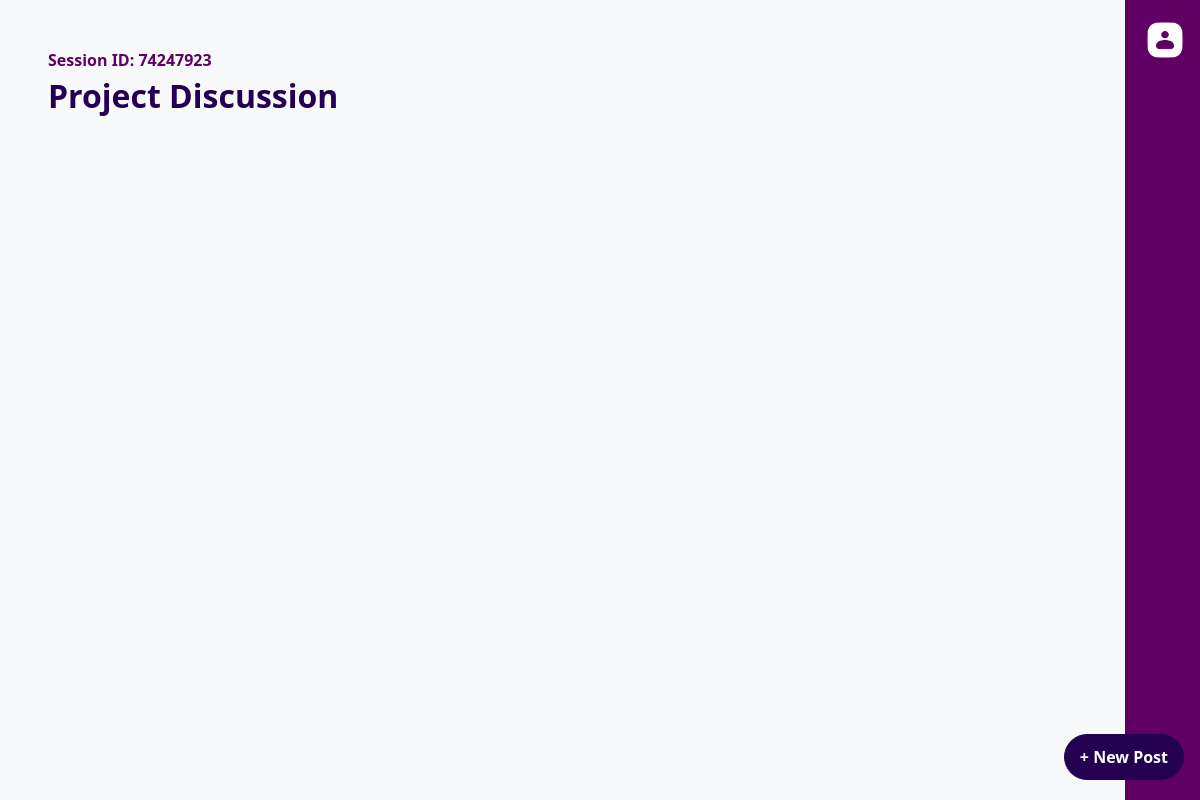
Page /session/74247923/Anonymous on the earlier database version.
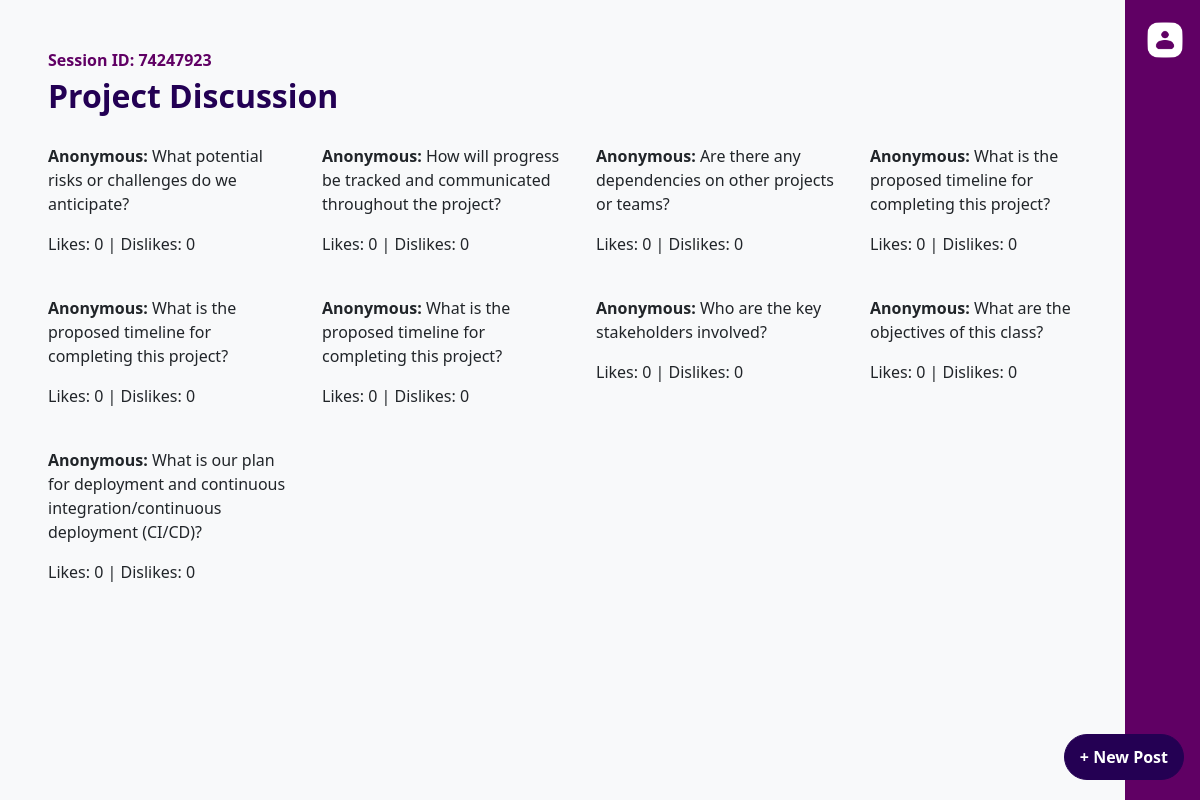
Same page on the later database version.
### website/models.py (models this page shows, shortened)
class Session(db.Model):
    id = db.Column(db.Integer, primary_key=True, autoincrement=True)  # Primary Key
    title = db.Column(db.String(80), nullable=False)
    session_id = db.Column(db.String(50), nullable=False, unique=True)  # Custom Session ID (String)
    user_email = db.Column(db.String(150), nullable=False)  # Email of the user who created the session
    questions = db.relationship('Question', backref='session', lazy=True)
    polls = db.relationship('Poll', backref='session', lazy=True)

class Question(db.Model):
    id = db.Column(db.Integer, primary_key=True, autoincrement=True)
    session_id = db.Column(db.Integer, db.ForeignKey('session.id'), nullable=False)  # ForeignKey to Session primary key
    question_text = db.Column(db.String(500), nullable=False)
    likes = db.Column(db.Integer, default=0)
    dislikes = db.Column(db.Integer, default=0)
    user_email = db.Column(db.String(150), nullable=True)  # Optional user email

### main.py (the view)
@app.route('/session/<int:session_id>/<string:user_email>', methods=['GET'])
def session_details(session_id, user_email):
    session_data = Session.query.filter_by(session_id=session_id).first_or_404()
    uploaded_files = session.get('uploaded_files', {}).get(session_id, [])
    questions = Question.query.filter_by(session_id=session_id).all()
    if session_data:
        title = session_data.title
        question_form = QuestionForm()
        return render_template('session_details.html', title=title, session_id=session_id, user=current_user, user_email=user_email,form=question_form, uploaded_files=uploaded_files, questions=questions)
    else:
        flash('Session not found.', 'danger')
        return redirect(url_for('join'))

### main.py (called while the page is built)
@app.before_request
def before_request():
    db.session.remove()
    db.session.bind = db.engine

@app.after_request
def after_request(response):
    db.session.remove()
    return response

### website/templates/session_details.html (shortened to what this page needs)
<!DOCTYPE html>
<html lang="en">
<head>
  <link href="https://cdn.jsdelivr.net/npm/bootstrap@5.3.3/dist/css/bootstrap.min.css" rel="stylesheet">
  <link rel="stylesheet" href="https://cdnjs.cloudflare.com/ajax/libs/font-awesome/6.0.0-beta3/css/all.min.css">
  <link rel="stylesheet" href="{{ url_for('static', filename='session_details.css') }}">
</head>
<body>
  <div class="sidebar">
    <div class="btn-group dropstart">
      {% if current_user.is_authenticated %}
        <a class="dropdown-toggle" href="#" id="userDropdown" data-bs-toggle="dropdown" aria-expanded="false">
          <img src="{{ url_for('static', filename='images/user.png') }}" alt="User Icon" style="height: 40px;">
        </a>
        <ul class="dropdown-menu dropdown-menu-end" aria-labelledby="userDropdown">
          <li><span class="dropdown-item-text"><strong>Name:</strong> {{ current_user.full_name }}</span></li>
          <li><span class="dropdown-item-text"><strong>Email:</strong> {{ current_user.email }}</span></li>
          <li><hr class="dropdown-divider"></li>
          <div class="HLbuttons">
            <li><a class="logout-button" id="logout" href="/">Home</a></li>
            <li><a class="logout-button" id="logout" href="/logout">Logout</a></li>
          </div>
        </ul>
      {% else %}
        <a class="dropdown-toggle" href="#" id="userDropdown" data-bs-toggle="dropdown" aria-expanded="false">
          <img src="{{ url_for('static', filename='images/user.png') }}" alt="User Icon" style="height: 40px;">
        </a>
      {% endif %}
    </div>
  </div>
  <div class="main-content-wrapper">
    <div class="content-container">
      <div class="session-id" style="color: #600064;"><b>Session ID: {{ session_id }}</b></div>
      <div class="title">{{ title }}</div>
      {% if not current_user.is_authenticated %}
        <div id="postsContainer" class="mt-4">
          {% for question in questions %}
            <div class="question-box">
              <p><strong>{{ question.user_email or 'Anonymous' }}:</strong> {{ question.question_text }}</p>
              <p>Likes: {{ question.likes }} | Dislikes: {{ question.dislikes }}</p>
            </div>
          {% endfor %}
        </div>
        <a href="#" class="btn new-post-btn" data-bs-toggle="modal" data-bs-target="#newPostModal">+ New Post</a>
      {% else %}
        <div id="professorContainer" class="PContainer"></div>
        <a href="#" class="btn profbutton new-post" data-bs-toggle="modal" data-bs-target="#newFeatureModal">+ New Post</a>
      {% endif %}
    </div>
  </div>
</body>
</html>

### website/static/session_details.css (style rules this page uses)
body { font-family: "Segoe UI", Verdana, Helvetica, Arial, sans-serif; background-color: #f8f9fa; }
.content-container { display: flex; flex-direction: column; justify-content: start; max-width: 720px; margin-top: 3rem; margin-left: 3rem; }
.new-post-btn { position: fixed; bottom: 20px; right: 1rem; background-color: #240053; padding: 10px 15px; font-size: 1rem; border-radius: 9999px; border-color: #240053; transition: background-color 0.3s ease, box-shadow 0.3s ease; z-index: 1000; font-weight: bold; color: #fff; }
.title { font-size: 2rem; font-weight: bold; color: #230054; }
.sidebar { position: fixed; top: 0; right: 0; width: 75px; height: 100%; background-color: #600064; display: flex; align-items: center; justify-content: center; z-index: 999; }
.btn-group { position: absolute; top: 20px; right: 15px; z-index: 1000; }
a { color: #600064; text-decoration: underline; }
#postsContainer { display: grid; grid-template-columns: repeat(5, minmax(250px, 1fr)); gap: 1.5rem; scroll-behavior: smooth; }
.main-content-wrapper { position: relative; width: calc(100% - 75px); height: 100vh; overflow-y: auto; padding-right: 20px; display: grid; grid-template-columns: repeat(1, 1fr); gap: 1.5rem; }

Differences in the rows shown:
added Question: user_email "Anonymous", question_text "What potential risks or challenges do we anticipate?", likes "0", dislikes "0"
added Question: user_email "Anonymous", question_text "How will progress be tracked and communicated throughout the project?", likes "0", dislikes "0"
added Question: user_email "Anonymous", question_text "Are there any dependencies on other projects or teams?", likes "0", dislikes "0"
added Question: user_email "Anonymous", question_text "What is the proposed timeline for completing this project?", likes "0", dislikes "0"
added Question: user_email "Anonymous", question_text "What is the proposed timeline for completing this project?", likes "0", dislikes "0"
added Question: user_email "Anonymous", question_text "What is the proposed timeline for completing this project?", likes "0", dislikes "0"
added Question: user_email "Anonymous", question_text "Who are the key stakeholders involved?", likes "0", dislikes "0"
added Question: user_email "Anonymous", question_text "What are the objectives of this class?", likes "0", dislikes "0"
added Question: user_email "Anonymous", question_text "What is our plan for deployment and continuous integration/continuous deployment (CI/CD)?", likes "0", dislikes "0"
